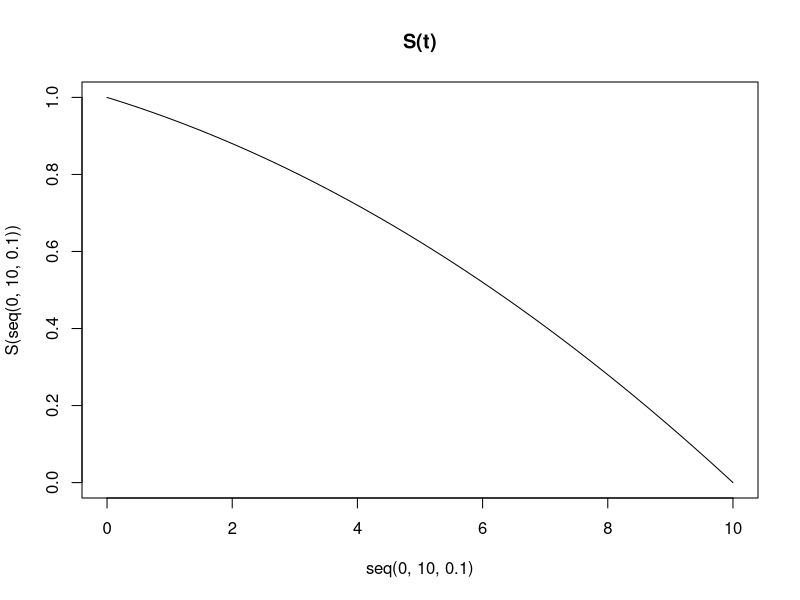
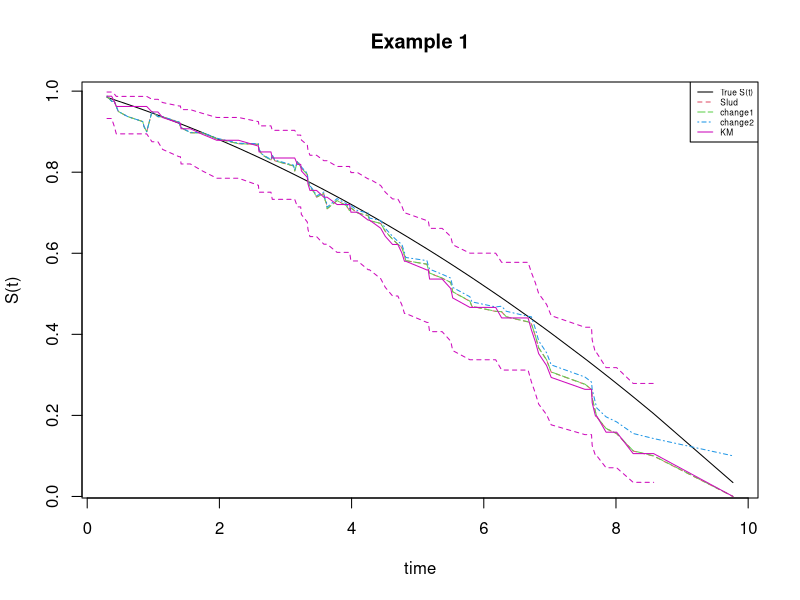
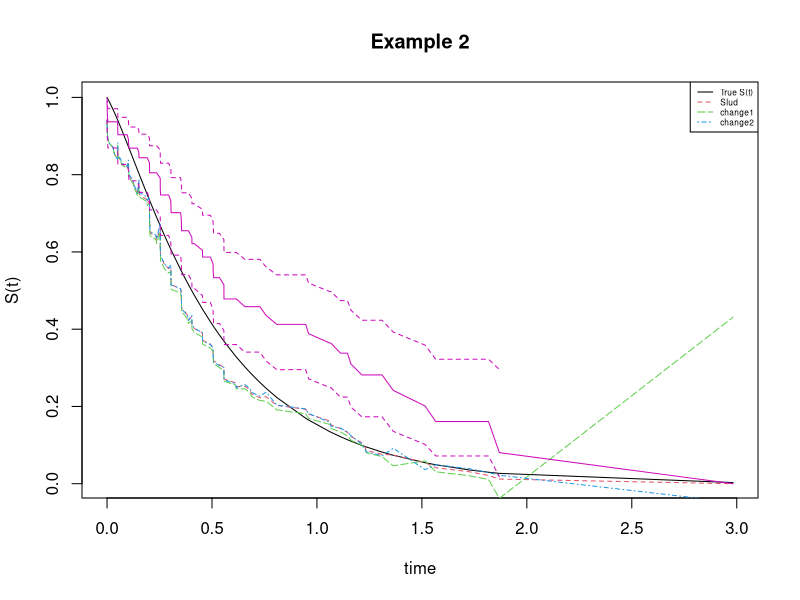

The R source for these figures, in order:
### 2019-06-13

# install.packages('km.ci')
library(survival)
library(km.ci)
########################################################################################

############# Example 1: fxy = (x + y)/1000

# generate data
set.seed(123)  
S = rep(seq(0,10,0.01), each = 1000)
tt = rep(seq(0,10,0.01), 1000)
P = 1/1000 * (S + tt)
grid_data = data.frame(subj = 1:length(P), s = S, t = tt, p = P) 
grid_data$p = grid_data$p/sum(grid_data$p)

N = 100
sample_data = sample(1:length(grid_data$p), size = N, prob = grid_data$p)
data = grid_data[sample_data,] 
data = data.frame(deathtime = data$s, censortime = data$t, status = (data$s< data$t))
data$time = ifelse(data$status == 1, data$deathtime, data$censortime)
data$status = ifelse(data$status == TRUE, 1, 0)
data = round(data,2)

# remove the duplicated 
# time duplicated
time_du = round(as.numeric(names(which(table(data$time)>1))),2)
death_du = round(as.numeric(names(which(table(data$deathtime)>1))),2)
data = data[(data$time %in% time_du) == FALSE, ]
data = data[(data$deathtime %in% death_du) == FALSE, ]
dim(data)
sum(table(data$time)>1)
sum(table(data$deathtime)>1)
data0 = data
data0$status = 1
data0$time = data0$deathtime
head(data)
dim(data)

# time X and death time Xd, 
X = sort(data$time)
data = data[order(data$time),]
rownames(data) = NULL
d = sum(data$status == 1)
data_death = data[data$status == 1, ]; rownames(data_death) = NULL
Xd = data_death$time

# functions 
rou = function(t){
  a = 3 * t * (1000 - 100 * t - 10 * t^2 + t^3)
  b = (100 + 20 * t -3 * t^2) * (50 + 5 * t - t^2)
  return(a/b)
}

f = function(t){
  return((10*t+50)/1000)
}

phi = function(t){
  return((50 + 10 * t - 3/2 * t^2)/1000)
}

S = function(t){
  return(1 - 1/1000 * (5 * t^2 + 50 * t))
}

plot(seq(0,10,0.1), S(seq(0,10,0.1)), type = 'l', main = 'S(t)')

Sx = function(t){
  return(1/1000 * (1000 - 100 * t - 10 * t^2 + t^3))
}

r = function(t){
  return((f(t)/phi(t) - 1)/(S(t)/Sx(t) - 1))
}

rou_values = rou(X)

Xj = function(j){
  return(Xd[j])
}
cj = function(j){
  if(j ==0){
    t1 = Xj(1)
    temp = temp = data[data$time <= t1, ]
    return(sum(temp$status == 0))
  }else{
    t1 = Xj(j)
    t2 = Xj(j+1)
    temp = data[data$time <= t2 & data$time >= t1, ]
    return(sum(temp$status == 0))
  }
}

nj = function(j){
  t1 = Xj(j)
  temp = data[data$time >= t1,]
  return(dim(temp)[1])
}
N = dim(data)[1]
ni = function(i){
  id = which(X == Xd[i])
  return(length(X) - id + 1)
}
ci = function(i){
  xi = Xd[i]
  xi1 = Xd[i + 1]
  temp = data[data$time > xi & data$time< xi1,] ## < or <=?
  return(sum(temp$status == 0))
}

# slud's method
part2_version1 = function(t){
  N = dim(data)[1]
  dt = sum(data$time <= t & data$status == 1)
  nt = sum(data$time > t)
  temp = 0
  for(k in 0:(dt - 1)){
    temp2 = 1
    for(i in (1+k):dt){
      part3 = ni(i) - 1 + rou(Xd[i])
      if(part3 == 0){
        part3 = 10e-10
      }
      temp2 = temp2 * (ni(i) - 1)/(part3)
    }
    temp = temp + ci(k) * temp2
  }
  return(temp /N)
}

# correct slud method 1
part2_version2 = function(t){
  N = dim(data)[1]
  dt = sum(data$time <= t & data$status == 1)
  nt = sum(data$time > t)
  temp = 0
  for(k in 0:(dt - 1)){
    temp2 = 1
    for(i in (1+k):dt){
      part3 = ni(i)
      if(part3 == 0){
        part3 = 10e-10
      }
      temp2 = temp2 * (1 - rou(Xd[i])/part3)
    }
    temp = temp + ci(k) * temp2
  }
  return(temp /N)
}

# correct slud method 2
part2_version3 = function(t){
  N = dim(data)[1]
  dt = sum(data$time <= t & data$status == 1)
  nt = sum(data$time > t)
  temp = 0
  for(k in 0:(dt - 1)){
    temp2 = 1
    for(i in (1+k):dt){
      part3 = ni(i)
      if(part3 == 0){
        part3 = 10e-10
      }
      temp2 = temp2 * (1 - rou(Xd[i])/part3)
    }
    temp = temp + ci(k) * temp2
  }
  i = dt
  part3 = ni(i)
  if(part3 == 0){
    part3 = 10e-10
  }
  finals = (1 - rou(Xd[i])/part3)
  temp = temp / finals
  return(temp /N)
}

# calculate the S(t)
Spt = function(t){
  nt = sum(data$time > t)
  part1 = 1/N * nt 
  
  s1 = part1 + part2_version1(t)
  s2 = part1 + part2_version2(t)
  s3 = part1 + part2_version3(t)
  
  return(list(s1 = s1, s2 = s2, s3 = s3))
}

# the effects of three methods
s1 = c(); s2 = c(); s3 = c(); s0 = c()
for(t in data$time){
  res = Spt(t)
  s0 = c(s0, S(t))
  s1 = c(s1, res$s1)
  s2 = c(s2, res$s2)
  s3 = c(s3, res$s3)
}

mean(abs(s0 - s1))
mean(abs(s0 - s2))
mean(abs(s0 - s3))

# km
fit1 = survfit(Surv(time, status) ~ 1, data=data)
fit2 = km.ci(fit1)

# draw the plot
plot(data$time, s0, type ='l',cex = 2, xlab = 'time', ylab = 'S(t)', main = 'Example 1')
lines(data$time, s1, lty = 2, col = 2, cex = 2)
lines(data$time, s2, lty = 5, col = 3, cex = 2)
lines(data$time, s3, lty = 4, col = 4, cex = 2)
lines(fit1$time, fit1$surv, col = 6, cex = 2)
lines(fit2$time[1:79], fit2$upper[1:79], col = 6, cex = 1, lty = 2)
lines(fit2$time[1:79], fit2$lower[1:79], col = 6, cex = 1, lty = 2)
legend('topright', legend = c('True S(t)','Slud','change1','change2','KM'),
       col = c(1,2,3,4,6),
       lty = c(1,2,5,4,1), cex = 0.5)

########################################################################################

##### Example 2
## piecewise

# functions
f_ts1 = function(t,s){
  return(exp(-s-t))
}
# if t>s
f_ts2 = function(t,s){
  return(10 * exp(8*s - 10*t))
}
# f(t) 
f_t = function(t){
  return(9/4 * exp(-2 * t) - 5/4 * exp(-10 * t))
}
# S(t)
S_t = function(t){
  return(9/8 * exp(-2 * t) - 1/8 * exp(-10 * t))
}
# phi(t)
phi_t = function(t){
  return(exp(-2 * t))
}
# Sx(t)
Sxt = function(t){
  return(exp(-2 * t))
}
rho = function(t){
  return((f_t(t)/phi_t(t) - 1)/(S_t(t)/Sxt(t) -1))
}

rho(1)
rho(2)
rho(4)

# generate data
set.seed(123)  
Ss = rep(seq(0,5,0.0001), each = 100)
Tt = rep(seq(0,5,0.0001), 100)
P1 = f_ts1(Tt, Ss)
P2 = f_ts2(Tt, Ss)
grid_data = data.frame(subj = 1:length(P1), s = Ss, t = Tt, p1 = P1, p2 = P2) 
its = grid_data$t > grid_data$s
p = ifelse(its, P2, P1)
grid_data$p = p
grid_data$p = grid_data$p/sum(grid_data$p)

N = 100
sample_data = sample(1:length(grid_data$p), size = N, prob = grid_data$p)

# sampled data 
data = grid_data[sample_data,] 
data = data.frame(deathtime = data$s, censortime = data$t, status = (data$s< data$t))
data$time = ifelse(data$status == 1, data$deathtime, data$censortime)
data$status = ifelse(data$status == TRUE, 1, 0)
data = round(data,4)
length(unique(data$time))
dim(data)
rownames(data) = NULL

# remove duplicated
time_du = round(as.numeric(names(which(table(data$time)>1))),3)
unique_time = unique(data$time)
data_temp = c()
for(i in 1:length(unique_time)){
  temp = data[data$time == unique_time[i],][1,]
  data_temp = rbind(data_temp, temp)
}
data = data_temp
dim(data)
sum(table(data$time)>1)

# true deathtime data
data0 = data
data0$status = 1
data0$time = data0$deathtime
head(data)
dim(data)

# get death time
X = sort(data$time)
data = data[order(data$time),]
d = sum(data$status == 1)
data_death = data[data$status == 1, ]; rownames(data_death) = NULL
Xd = data_death$time
length(Xd)
true_rou_values = rho(Xd) # the true rho values 
rownames(data) = NULL

# distributions for the scenario:
# if t<=s

##########################################################
# functions for estimation 

ni = function(i){
  id = which(X == Xd[i])[1]
  return(length(X) - id + 1)
}
ci = function(i){
  xi = Xd[i]
  xi1 = Xd[i + 1]
  temp = data[data$time > xi & data$time< xi1,] ## < or <=?
  return(sum(temp$status == 0))
}

part2_version1 = function(t){
  N = dim(data)[1]
  dt = sum(data$time <= t & data$status == 1)
  nt = sum(data$time > t)
  temp = 0
  for(k in 0:(dt - 1)){
    temp2 = 1
    for(i in (1+k):dt){
      xd = Xd[i]
      if(Xd[i] == 0){xd = 10e-10}
      part3 = ni(i) - 1 + rho(xd)
      if(part3 == 0){
        part3 = 10e-10
      }
      temp2 = temp2 * (ni(i) - 1)/(part3)
    }
    temp = temp + ci(k) * temp2
  }
  return(temp /N)
}

part2_version2 = function(t){
  N = dim(data)[1]
  dt = sum(data$time <= t & data$status == 1)
  nt = sum(data$time > t)
  temp = 0
  for(k in 0:(dt - 1)){
    temp2 = 1
    for(i in (1+k):dt){
      part3 = ni(i)
      if(part3 == 0){
        part3 = 10e-10
      }
      xd = Xd[i]
      if(Xd[i] == 0){xd = 10e-10}
      temp2 = temp2 * (1 - rho(xd)/part3)
    }
    temp = temp + ci(k) * temp2
  }
  return(temp /N)
}

part2_version3 = function(t){
  N = dim(data)[1]
  dt = sum(data$time <= t & data$status == 1)
  nt = sum(data$time > t)
  temp = 0
  for(k in 0:(dt - 1)){
    temp2 = 1
    for(i in (1+k):dt){
      part3 = ni(i)
      if(part3 == 0){
        part3 = 10e-10
      }
      xd = Xd[i]
      if(Xd[i] == 0){xd = 10e-10}
      temp2 = temp2 * (1 - rho(xd)/part3)
    }
    temp = temp + ci(k) * temp2
  }
  
  i = dt
  part3 = ni(i)
  if(part3 == 0){
    part3 = 10e-10
  }
  
  xd = Xd[i]
  if(Xd[i] == 0){xd = 10e-10}
  
  finals = (1 - rho(xd)/part3)
  
  temp = temp / finals
  
  return(temp /N)
}

Spt = function(t){
  nt = sum(data$time > t)
  part1 = 1/N * nt 
  
  s1 = part1 + part2_version1(t)
  s2 = part1 + part2_version2(t)
  s3 = part1 + part2_version3(t)
  
  return(list(s1 = s1, s2 = s2, s3 = s3))
}

# results
s1 = c(); s2 = c(); s3 = c(); s0 = c()
for(t in data$time){
  res = Spt(t)
  s0 = c(s0, S_t(t))
  s1 = c(s1, res$s1)
  s2 = c(s2, res$s2)
  s3 = c(s3, res$s3)
}

mean(abs(s0 - s1))
mean(abs(s0 - s2))
mean(abs(s0 - s3))


fit1 = survfit(Surv(time, status) ~ 1, data=data)
fit2 = km.ci(fit1)

plot(data$time, s0, type ='l',cex = 2, xlab = 'time', ylab = 'S(t)', main = 'Example 2')
lines(data$time, s1, lty = 2, col = 2, cex = 2)
lines(data$time, s2, lty = 5, col = 3, cex = 2)
lines(data$time, s3, lty = 4, col = 4, cex = 2)
lines(fit1$time, fit1$surv, col = 6, cex = 2)
lines(fit2$time[1:94], fit2$upper[1:94], col = 6, cex = 1, lty = 2)
lines(fit2$time[1:94], fit2$lower[1:94], col = 6, cex = 1, lty = 2)
legend('topright', legend = c('True S(t)','Slud','change1','change2'),
       col = c(1,2,3,4),
       lty = c(1,2,5,4), cex = 0.5)
